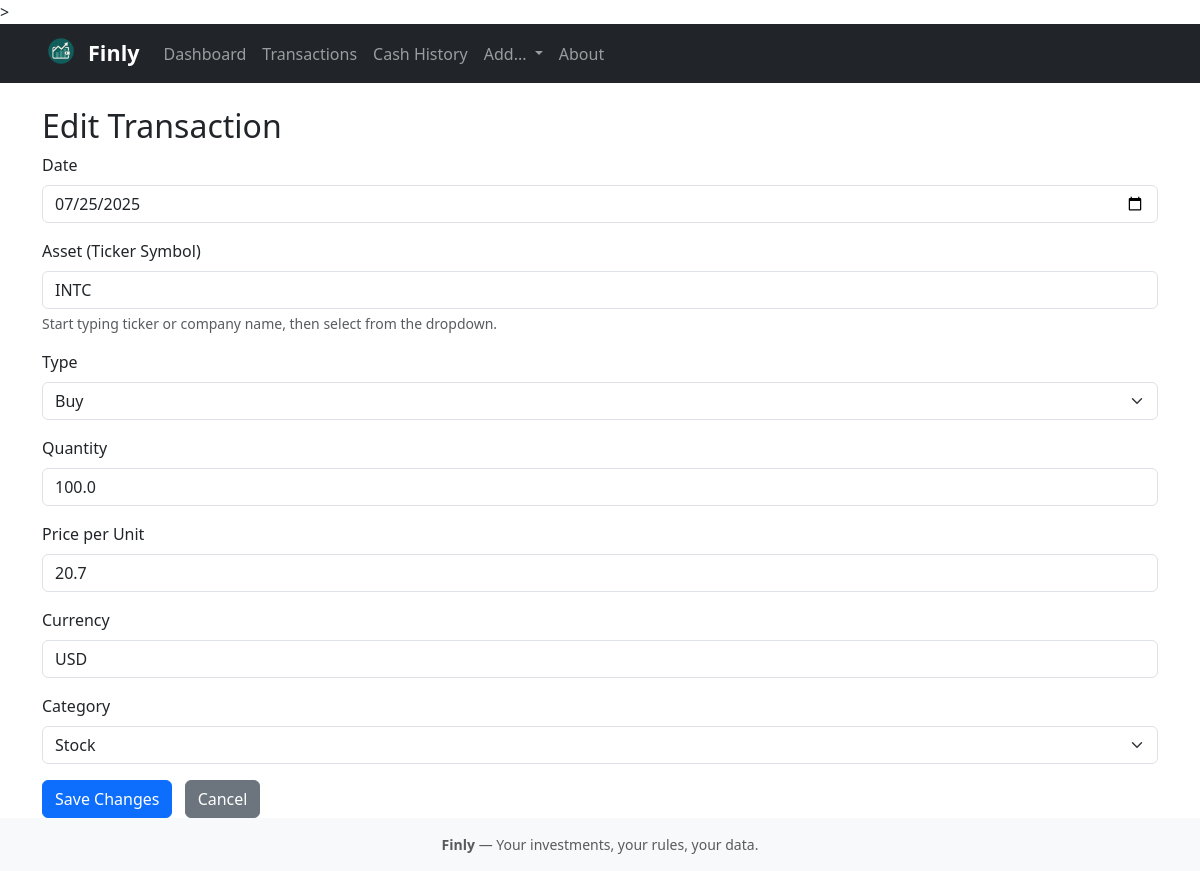
Screenshot of /transactions/edit/1 with the database file from the repository.
### tables this page shows
CREATE TABLE transactions (
    id INTEGER PRIMARY KEY AUTOINCREMENT,
    date TEXT,
    asset TEXT,
    type TEXT,
    quantity REAL,
    price REAL,
    currency TEXT,
    category TEXT
);

### routes/transactions.py (the view, shortened to what this page needs)
@transactions_bp.route('/edit/<int:tx_id>', methods=['GET', 'POST'])
def edit_transaction(tx_id):
    db = get_db()
    cur = db.cursor()
    cur.execute("SELECT * FROM transactions WHERE id=?", (tx_id,))
    tx = cur.fetchone()
    if not tx:
        flash("Transaction not found.", "danger")
        return redirect(url_for('transactions.all_transactions'))
    return render_template('edit.html', tx=tx)

### db.py (called while the page is built)
def get_db():
    if "db" not in g:
        g.db = sqlite3.connect(DB_PATH, check_same_thread=False)
    return g.db

### templates/edit.html (shortened to what this page needs)
{% extends "base.html" %}
{% block content %}
<h2>Edit Transaction</h2>
<form method="POST">
  <div class="mb-3">
    <label for="date" class="form-label">Date</label>
    <input type="date" id="date" name="date" class="form-control" value="{{ tx[1] }}" required>
  </div>
  <div class="mb-3 position-relative">
    <label for="asset" class="form-label">Asset (Ticker Symbol)</label>
    <input type="text" id="asset" name="asset" class="form-control" value="{{ tx[2] }}" autocomplete="off" required>
    <div class="form-text">Start typing ticker or company name, then select from the dropdown.</div>
  </div>
  <div class="mb-3">
    <label for="type" class="form-label">Type</label>
    <select id="type" name="type" class="form-select" required>
      <option value="buy" {% if tx[3] == 'buy' %}selected{% endif %}>Buy</option>
    </select>
  </div>
  <div class="mb-3">
    <label for="quantity" class="form-label">Quantity</label>
    <input type="number" id="quantity" name="quantity" step="any" class="form-control" value="{{ tx[4] }}" required>
  </div>
  <div class="mb-3">
    <label for="price" class="form-label">Price per Unit</label>
    <input type="number" id="price" name="price" step="any" class="form-control" value="{{ tx[5] }}" required>
  </div>
  <div class="mb-3">
    <label for="currency" class="form-label">Currency</label>
    <input type="text" id="currency" name="currency" class="form-control" value="{{ tx[6] }}" required>
  </div>
  <div class="mb-3">
    <label for="category" class="form-label">Category</label>
    <select id="category" name="category" class="form-select" required>
      <option value="Stock" {% if tx[7] == 'Stock' %}selected{% endif %}>Stock</option>
    </select>
  </div>
  <button type="submit" class="btn btn-primary">Save Changes</button>
  <a href="{{ url_for('transactions.all_transactions') }}" class="btn btn-secondary ms-2">Cancel</a>
</form>
{% endblock %}

### rows the page displays
transactions: date "07/25/2025", asset "INTC", type "Buy", quantity "100.0", price "20.7", currency "USD", category "Stock"
